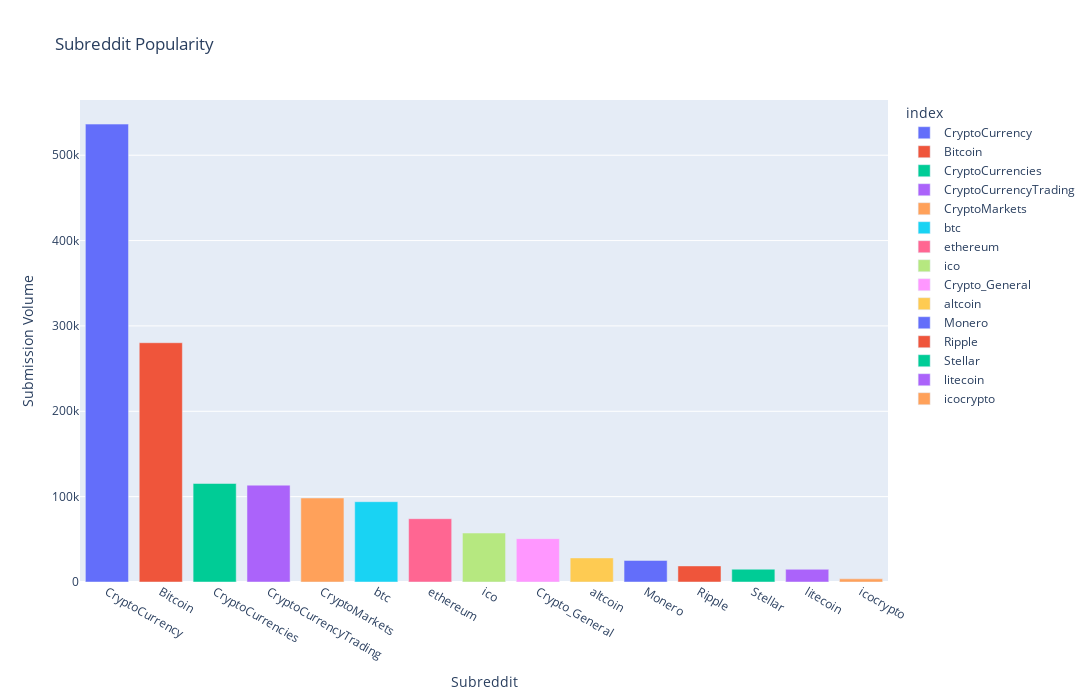

Notebook cell for this chart:
### Markdown cell above
## Basic Trends

### Code cell
import plotly.express as px

a= s[s.subreddit.isin(top_subsreddits)].subreddit.value_counts().head(200)

fig = px.bar(a,
             color=a.index,
             width=1200, 
             height=700,
             title='Subreddit Popularity')
fig.update_layout(yaxis_title="Submission Volume",
                  xaxis_title="Subreddit")
fig.show()

### Figure 1 — Plotly figure (JSON) as saved in the notebook; plotly's stock layout.template omitted (floating-point values rounded to 4 significant figures)
{"data": [{"alignmentgroup": "True", "hovertemplate": "index=%{x}<br>value=%{y}<extra></extra>", "legendgroup": "CryptoCurrency", "marker": {"color": "#636efa"}, "name": "CryptoCurrency", "offsetgroup": "CryptoCurrency", "orientation": "v", "showlegend": true, "textposition": "auto", "type": "bar", "x": ["CryptoCurrency"], "xaxis": "x", "y": [536461], "yaxis": "y"}, {"alignmentgroup": "True", "hovertemplate": "index=%{x}<br>value=%{y}<extra></extra>", "legendgroup": "Bitcoin", "marker": {"color": "#EF553B"}, "name": "Bitcoin", "offsetgroup": "Bitcoin", "orientation": "v", "showlegend": true, "textposition": "auto", "type": "bar", "x": ["Bitcoin"], "xaxis": "x", "y": [280324], "yaxis": "y"}, {"alignmentgroup": "True", "hovertemplate": "index=%{x}<br>value=%{y}<extra></extra>", "legendgroup": "CryptoCurrencies", "marker": {"color": "#00cc96"}, "name": "CryptoCurrencies", "offsetgroup": "CryptoCurrencies", "orientation": "v", "showlegend": true, "textposition": "auto", "type": "bar", "x": ["CryptoCurrencies"], "xaxis": "x", "y": [115399], "yaxis": "y"}, {"alignmentgroup": "True", "hovertemplate": "index=%{x}<br>value=%{y}<extra></extra>", "legendgroup": "CryptoCurrencyTrading", "marker": {"color": "#ab63fa"}, "name": "CryptoCurrencyTrading", "offsetgroup": "CryptoCurrencyTrading", "orientation": "v", "showlegend": true, "textposition": "auto", "type": "bar", "x": ["CryptoCurrencyTrading"], "xaxis": "x", "y": [113457], "yaxis": "y"}, {"alignmentgroup": "True", "hovertemplate": "index=%{x}<br>value=%{y}<extra></extra>", "legendgroup": "CryptoMarkets", "marker": {"color": "#FFA15A"}, "name": "CryptoMarkets", "offsetgroup": "CryptoMarkets", "orientation": "v", "showlegend": true, "textposition": "auto", "type": "bar", "x": ["CryptoMarkets"], "xaxis": "x", "y": [98406], "yaxis": "y"}, {"alignmentgroup": "True", "hovertemplate": "index=%{x}<br>value=%{y}<extra></extra>", "legendgroup": "btc", "marker": {"color": "#19d3f3"}, "name": "btc", "offsetgroup": "btc", "orientation": "v", "showlegend": true, "textposition": "auto", "type": "bar", "x": ["btc"], "xaxis": "x", "y": [94075], "yaxis": "y"}, {"alignmentgroup": "True", "hovertemplate": "index=%{x}<br>value=%{y}<extra></extra>", "legendgroup": "ethereum", "marker": {"color": "#FF6692"}, "name": "ethereum", "offsetgroup": "ethereum", "orientation": "v", "showlegend": true, "textposition": "auto", "type": "bar", "x": ["ethereum"], "xaxis": "x", "y": [74155], "yaxis": "y"}, {"alignmentgroup": "True", "hovertemplate": "index=%{x}<br>value=%{y}<extra></extra>", "legendgroup": "ico", "marker": {"color": "#B6E880"}, "name": "ico", "offsetgroup": "ico", "orientation": "v", "showlegend": true, "textposition": "auto", "type": "bar", "x": ["ico"], "xaxis": "x", "y": [57369], "yaxis": "y"}, {"alignmentgroup": "True", "hovertemplate": "index=%{x}<br>value=%{y}<extra></extra>", "legendgroup": "Crypto_General", "marker": {"color": "#FF97FF"}, "name": "Crypto_General", "offsetgroup": "Crypto_General", "orientation": "v", "showlegend": true, "textposition": "auto", "type": "bar", "x": ["Crypto_General"], "xaxis": "x", "y": [50813], "yaxis": "y"}, {"alignmentgroup": "True", "hovertemplate": "index=%{x}<br>value=%{y}<extra></extra>", "legendgroup": "altcoin", "marker": {"color": "#FECB52"}, "name": "altcoin", "offsetgroup": "altcoin", "orientation": "v", "showlegend": true, "textposition": "auto", "type": "bar", "x": ["altcoin"], "xaxis": "x", "y": [28200], "yaxis": "y"}, {"alignmentgroup": "True", "hovertemplate": "index=%{x}<br>value=%{y}<extra></extra>", "legendgroup": "Monero", "marker": {"color": "#636efa"}, "name": "Monero", "offsetgroup": "Monero", "orientation": "v", "showlegend": true, "textposition": "auto", "type": "bar", "x": ["Monero"], "xaxis": "x", "y": [25248], "yaxis": "y"}, {"alignmentgroup": "True", "hovertemplate": "index=%{x}<br>value=%{y}<extra></extra>", "legendgroup": "Ripple", "marker": {"color": "#EF553B"}, "name": "Ripple", "offsetgroup": "Ripple", "orientation": "v", "showlegend": true, "textposition": "auto", "type": "bar", "x": ["Ripple"], "xaxis": "x", "y": [18850], "yaxis": "y"}, {"alignmentgroup": "True", "hovertemplate": "index=%{x}<br>value=%{y}<extra></extra>", "legendgroup": "Stellar", "marker": {"color": "#00cc96"}, "name": "Stellar", "offsetgroup": "Stellar", "orientation": "v", "showlegend": true, "textposition": "auto", "type": "bar", "x": ["Stellar"], "xaxis": "x", "y": [14996], "yaxis": "y"}, {"alignmentgroup": "True", "hovertemplate": "index=%{x}<br>value=%{y}<extra></extra>", "legendgroup": "litecoin", "marker": {"color": "#ab63fa"}, "name": "litecoin", "offsetgroup": "litecoin", "orientation": "v", "showlegend": true, "textposition": "auto", "type": "bar", "x": ["litecoin"], "xaxis": "x", "y": [14888], "yaxis": "y"}, {"alignmentgroup": "True", "hovertemplate": "index=%{x}<br>value=%{y}<extra></extra>", "legendgroup": "icocrypto", "marker": {"color": "#FFA15A"}, "name": "icocrypto", "offsetgroup": "icocrypto", "orientation": "v", "showlegend": true, "textposition": "auto", "type": "bar", "x": ["icocrypto"], "xaxis": "x", "y": [3678], "yaxis": "y"}], "layout": {"barmode": "relative", "height": 700, "legend": {"title": {"text": "index"}, "tracegroupgap": 0}, "title": {"text": "Subreddit Popularity"}, "width": 1200, "xaxis": {"anchor": "y", "categoryarray": ["CryptoCurrency", "Bitcoin", "CryptoCurrencies", "CryptoCurrencyTrading", "CryptoMarkets", "btc", "ethereum", "ico", "Crypto_General", "altcoin", "Monero", "Ripple", "Stellar", "litecoin", "icocrypto"], "categoryorder": "array", "domain": [0, 1], "title": {"text": "Subreddit"}}, "yaxis": {"anchor": "x", "domain": [0, 1], "title": {"text": "Submission Volume"}}}}
